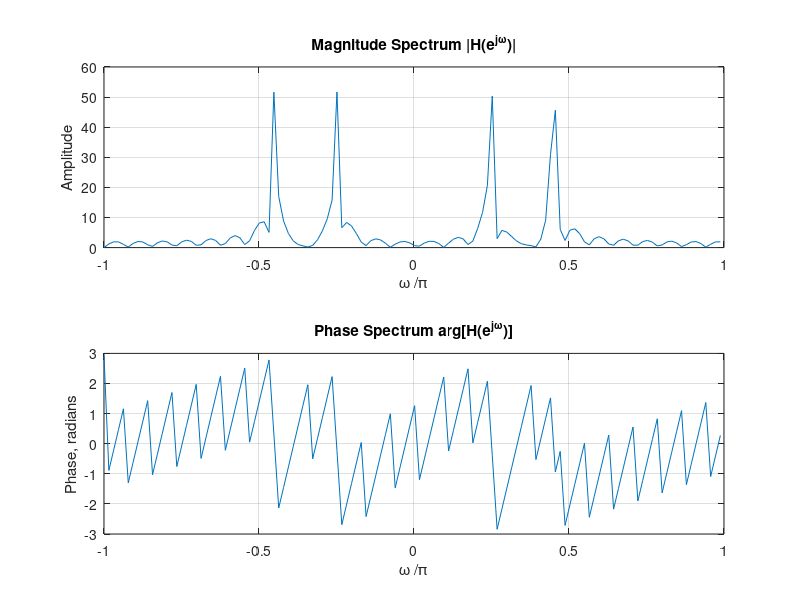

MATLAB code to generate this figure:
% Evaluation of the DTFT
clf;
% Compute the frequency samples of the DTFT
w = -pi:8*pi/511:pi;
n=0:100;
x=cos(0.25*pi*n)+cos(0.45*pi*n);
%num = [0.0201    0.0402    0.0201];den = [1.0000   -1.5610    0.6414];
num=x;
den=1;
h = freqz(num, den, w);
% Plot the DTFT
subplot(2,1,1)
plot(w/pi,real(h));grid
title('Real part of H(e^{j\omega})')
xlabel('\omega /\pi');
ylabel('Amplitude');
subplot(2,1,2)
plot(w/pi,imag(h));grid
title('Imaginary part of H(e^{j\omega})')
xlabel('\omega /\pi');
ylabel('Amplitude');
pause
subplot(2,1,1)
plot(w/pi,abs(h));grid
title('Magnitude Spectrum |H(e^{j\omega})|')
xlabel('\omega /\pi');
ylabel('Amplitude');
subplot(2,1,2)
plot(w/pi,angle(h));grid
title('Phase Spectrum arg[H(e^{j\omega})]')
xlabel('\omega /\pi');
ylabel('Phase, radians');
